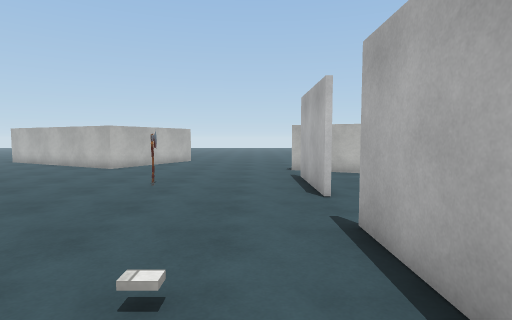
View 1 (above)

17 first-person views from a walk through a 3-D level made in the Unity game engine. The camera is 1.4 m above the floor, tilts 4° down and sees 80° across. Doors are open. The floor is counted in squares, 1 m on a side. Each view is taken from the middle of a square. On the plan, view 1 faces up. The plan holds only what a view shows up to about 14 squares ahead; the rest is blank. The place goes on beyond the plan. The player is left out. Some animated figures are not drawn. Some surface patterns are stand-ins.

View 2
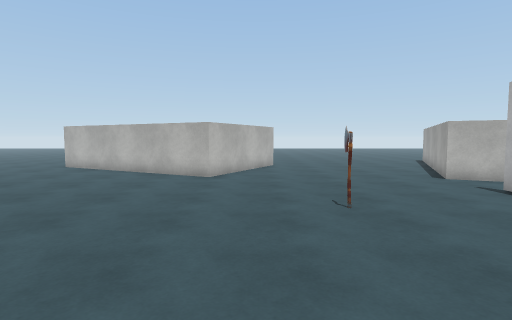

View 3
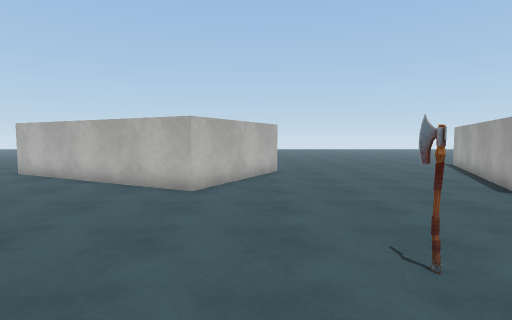

View 4
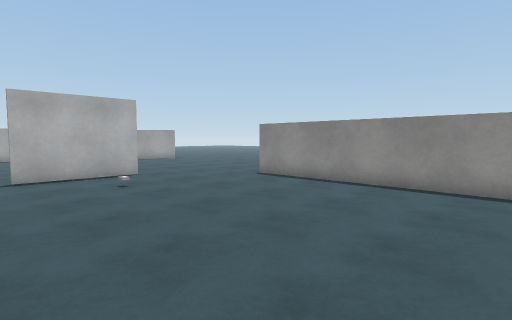

View 5
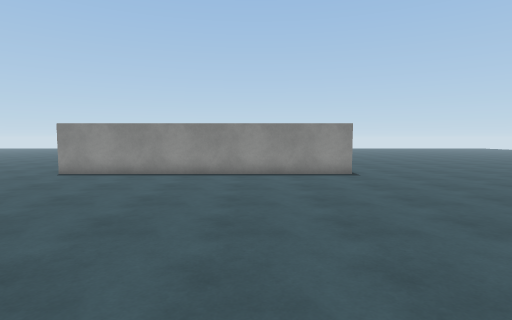

View 6
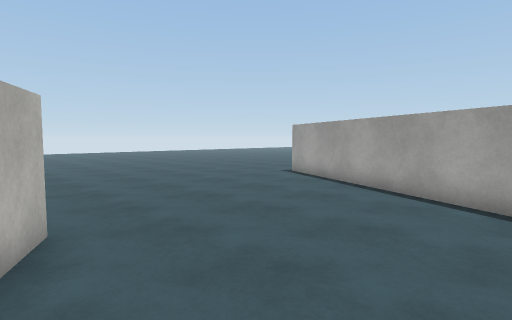

View 7
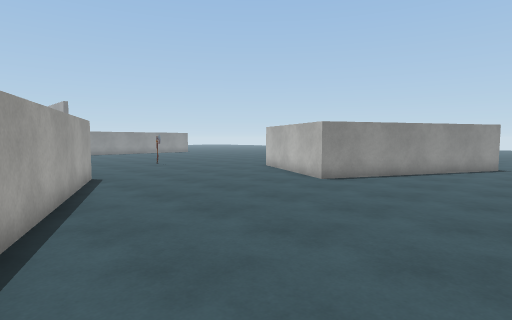

View 8
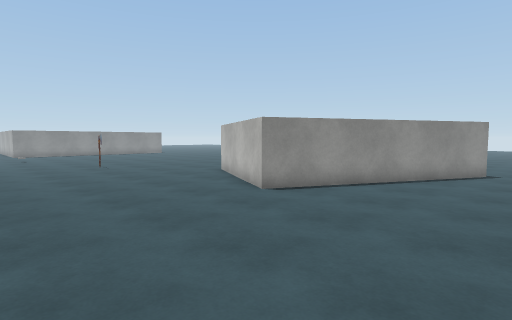

View 9
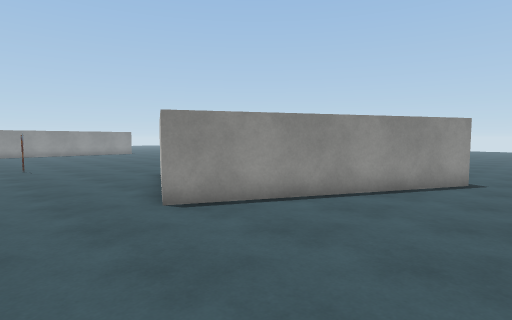

View 10
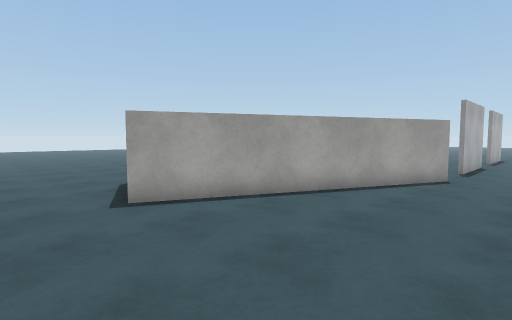

View 11
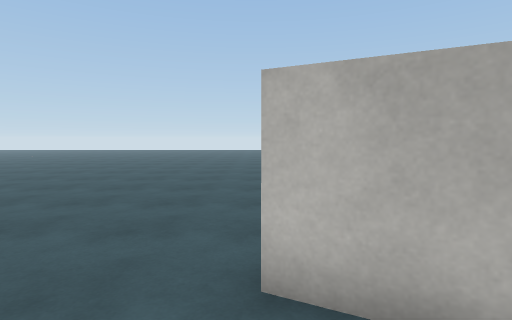

View 12
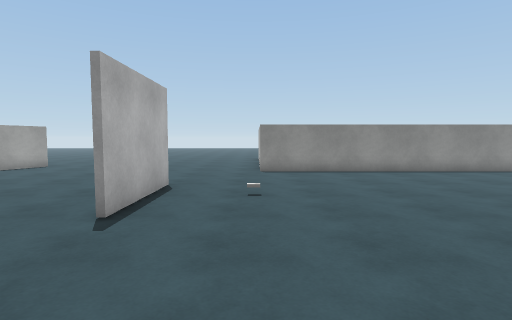

View 13
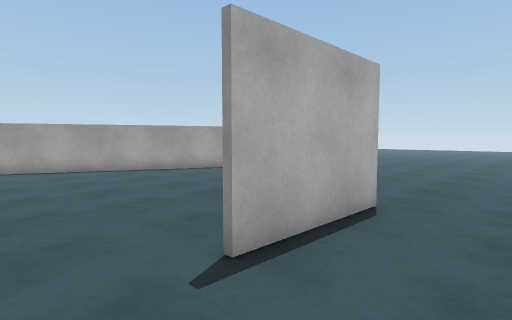

View 14
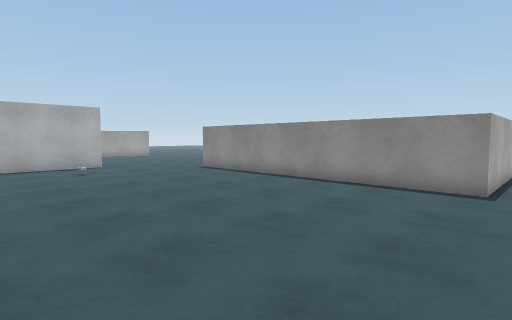

View 15
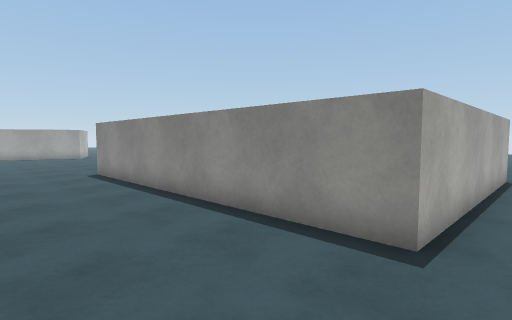

View 16
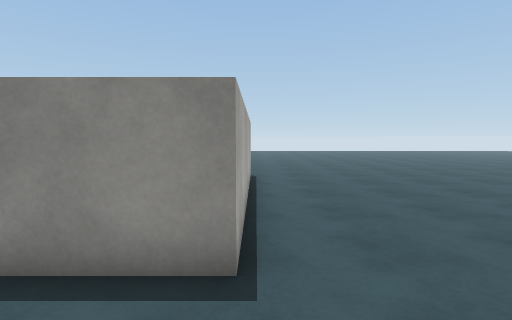

View 17
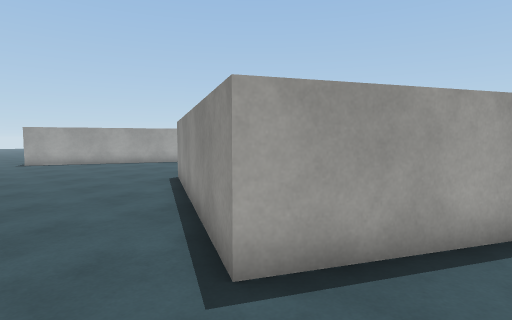

### Floor plan
Points are (right, up) in squares from view 1. A wall is a line through its corners. A room is listed if a view was taken in it or the views show most of it. See-through windows are left out.
Room 1 (views 1, 2, 3, 4, 5, 6, 8, 9, 10, 11, 12, 13, 14, 15, 16, 17)
walls: (1.6, 13.5) (5.6, 22.3); (1.6, 7.1) (1.6, 11.1); (-13.6, 19.6) (-11.8, 23.1) (-4.1, 19.1) (-6.7, 14.1) (-14.5, 18); (1.6, 0.8) (1.6, 4.9); (-12.8, -11.8) (-12.8, -3) (-1.1, -3)
ways out: opening at (-14, -12) to room 2; opening at (0.3, -1) to room 2; opening at (2, 12) to room 2; opening at (4.3, 24) to room 2; open door at (2, 6) to room 2
objects: other object (-3, 9)
Room 2 (view 7)
walls: (11.8, -0.1) (14.4, 5.7); (10, -4.1) (10.3, -3.4); (4.3, 12.3) (1.6, 13.5)
ways out: opening at (-14, -12) to room 1; opening at (0.3, -1) to room 1; opening at (2, 12) to room 1; opening at (4.3, 24) to room 1; open door at (2, 6) to room 1

Where each view was taken, in squares from view 1:
view 1: 0 up, 0 right, facing up
view 2: 3 up, 5 left, facing up
view 3: 6 up, 5 left, facing up
view 4: 6 up, 10 left, facing down-right
view 5: 9 up, 9 left, facing down
view 6: 14 up, 5 left, facing up-right
view 7: 25 up, 5 right, facing down-left
view 8: 25 up, 2 right, facing down-left
view 9: 25 up, 1 left, facing down-left
view 10: 25 up, 1 left, facing down-right
view 11: 14 up, 4 left, facing left
view 12: 10 up, 1 left, facing down
view 13: 7 up, 1 left, facing down-right
view 14: 6 up, 14 left, facing down-right
view 15: 1 up, 14 left, facing down-right
view 16: 0 up, 13 left, facing down
view 17: 25 up, 14 left, facing down-right
